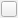
<?xml version="1.0" encoding="UTF-8"?>
<ui version="4.0">
 <class>ColorPick</class>
 <widget class="QWidget" name="ColorPick">
  <property name="geometry">
   <rect>
    <x>0</x>
    <y>0</y>
    <width>18</width>
    <height>18</height>
   </rect>
  </property>
  <property name="sizePolicy">
   <sizepolicy hsizetype="Preferred" vsizetype="Preferred">
    <horstretch>0</horstretch>
    <verstretch>0</verstretch>
   </sizepolicy>
  </property>
  <property name="minimumSize">
   <size>
    <width>18</width>
    <height>18</height>
   </size>
  </property>
  <property name="maximumSize">
   <size>
    <width>16565</width>
    <height>16565</height>
   </size>
  </property>
  <property name="windowTitle">
   <string>ColorPick</string>
  </property>
  <layout class="QVBoxLayout" name="verticalLayout">
   <property name="spacing">
    <number>0</number>
   </property>
   <property name="leftMargin">
    <number>1</number>
   </property>
   <property name="topMargin">
    <number>1</number>
   </property>
   <property name="rightMargin">
    <number>1</number>
   </property>
   <property name="bottomMargin">
    <number>1</number>
   </property>
   <item>
    <widget class="QToolButton" name="toolButton">
     <property name="sizePolicy">
      <sizepolicy hsizetype="Preferred" vsizetype="Preferred">
       <horstretch>0</horstretch>
       <verstretch>0</verstretch>
      </sizepolicy>
     </property>
     <property name="minimumSize">
      <size>
       <width>16</width>
       <height>16</height>
      </size>
     </property>
     <property name="maximumSize">
      <size>
       <width>16565</width>
       <height>16565</height>
      </size>
     </property>
     <property name="text">
      <string/>
     </property>
    </widget>
   </item>
  </layout>
 </widget>
 <resources/>
 <connections/>
</ui>
